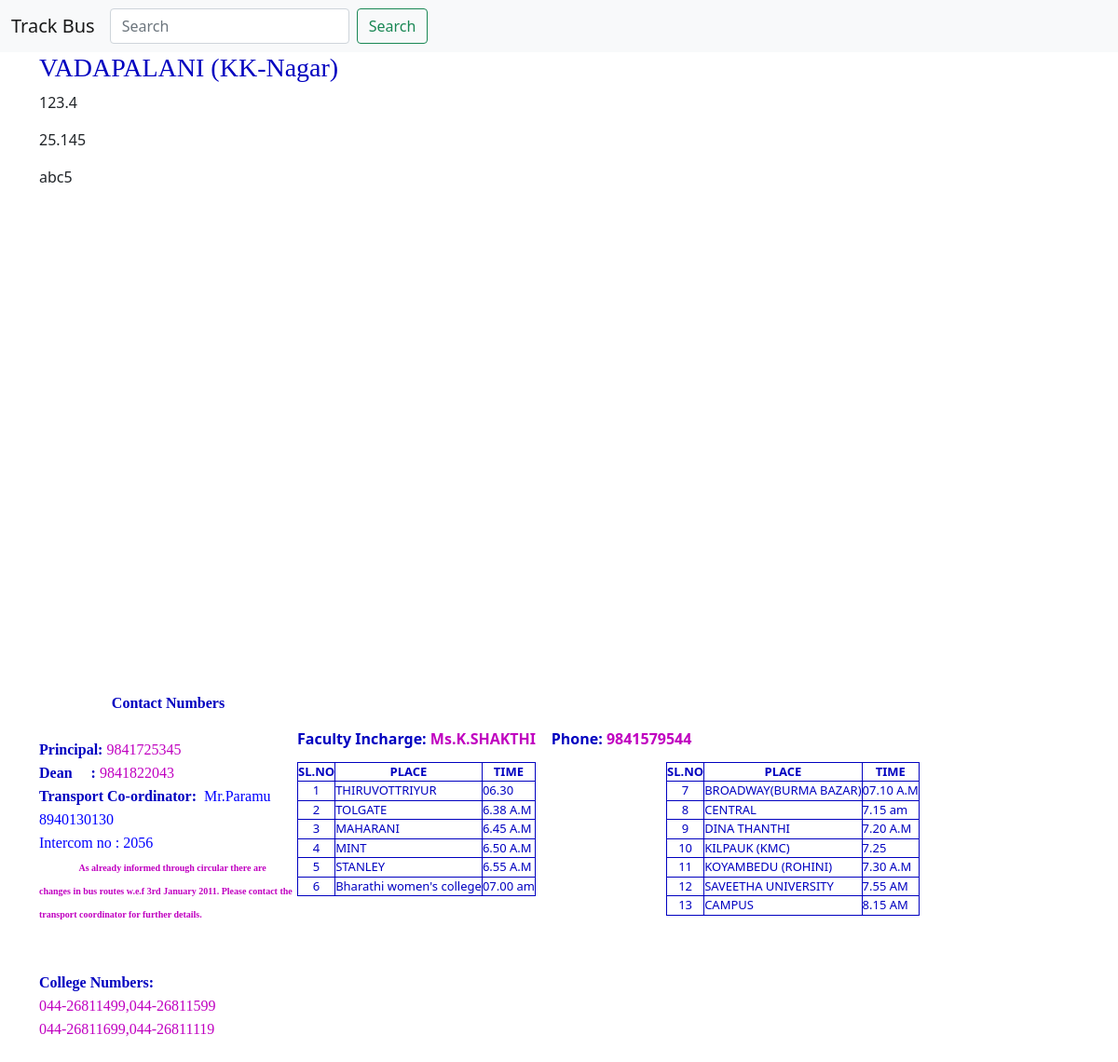
The page /blog/busdetail/KK-Nagar on the database its author committed.
### bus/models.py (models this page shows)
class bus(models.Model):
	title = models.CharField(max_length=100)
	description = models.TextField()
	slug = models.SlugField(unique=True)

class track(models.Model):
	lat = models.FloatField()
	lng = models.FloatField()
	uid = models.SlugField()

### bus/views.py (the view)
# urls.py: path('busdetail/<slug:slug_text>',bus_detail,name='busdetail'),
def bus_detail(request,slug_text):
	obj = bus.objects.get(slug=slug_text)
	context = {
	'obj':obj,
	'track':track.objects.get(id=1)
	}
	return render(request,'postdetail.html',context)

### template/postdetail.html (shortened to what this page needs)
{% extends "base.html" %}
{%  block content %}
<div class="col-sm-offset-3">
	<div class="container">
		<h3 style="color:#0000c0; font-family: Times New Roman;">{{obj.title}}</h3>
		<p>{{track.lat}}</p>
		<p>{{track.lng}}</p>
		<p>{{track.uid}}</p>
		{% include "geo.html" %}
<table border="0" cellpadding="0" cellspacing="0">
            <tbody><tr>
                <td rowspan="3">
                    <div id="m_infopane" class="transpanel" style="border-width:0px;height:445px;width:277px;">
                        <span id="m_about"><p style="TEXT-ALIGN: center; MARGIN: 0in 0in 0pt" class="MsoNormal" align="center">&nbsp;</p>
<p style="TEXT-ALIGN: center; MARGIN: 0in 0in 0pt" class="MsoNormal" align="center"><b><span style="COLOR: #0000c0"><font size="3"><font face="Times New Roman">Contact Numbers</font></font></span></b></p>
<p style="TEXT-ALIGN: center; MARGIN: 0in 0in 0pt" class="MsoNormal" align="center"></p>
<p style="MARGIN: 0in 0in 0pt" class="MsoNormal"><font size="3"><font face="Times New Roman"><b><span style="COLOR: #0000c0">Principal:</span></b> <span style="COLOR: #c000c0">9841725345</span></font></font></p>
<p style="MARGIN: 0in 0in 0pt" class="MsoNormal"><font size="3"><font face="Times New Roman"><b><span style="COLOR: #0000c0">Dean&nbsp;&nbsp;&nbsp;&nbsp;&nbsp;:</span></b>&nbsp;<span style="COLOR: #c000c0">9841822043</span></font></font></p>
<p style="MARGIN: 0in 0in 0pt" class="MsoNormal"><font size="3"><font face="Times New Roman"><b><span style="COLOR: #0000c0">Transport Co-ordinator:</span></b>&nbsp; <font color="#0000ff">Mr.Paramu 8940130130</font></font></font></p>
<p style="MARGIN: 0in 0in 0pt" class="MsoNormal"><font color="#0000ff" size="3" face="Times New Roman">Intercom no : 2056</font></p>
<p style="MARGIN: 0in 0in 0pt" class="MsoNormal"><font size="3"><font face="Times New Roman">&nbsp;&nbsp;&nbsp;&nbsp;&nbsp;&nbsp;&nbsp;&nbsp;&nbsp;<span style="COLOR: #c000c0">&nbsp;<strong><font size="1">&nbsp;As already informed through circular there are changes in bus routes w.e.f 3rd January 2011. Please contact the transport coordinator for further details.</font></strong></span></font></font></p>
<p style="MARGIN: 0in 0in 0pt" class="MsoNormal"><font size="3"><font face="Times New Roman"><span style="COLOR: #c000c0"><strong><font size="1"></font></strong>&nbsp;</span></font></font></p><p style="MARGIN: 0in 0in 0pt" class="MsoNormal"><font size="3"><font face="Times New Roman"><font size="1" face="Times New Roman"><span style="COLOR: #c000c0"><strong> </strong></span></font></font></font>
</p><p style="MARGIN: 0in 0in 0pt" class="MsoNormal"><font face="Times New Roman"></font><strong><font size="2"></font></strong></p>
<p style="MARGIN: 0in 0in 0pt" class="MsoNormal"><font size="3"><font face="Times New Roman"><b><span style="COLOR: #0000c0">College Numbers:</span></b> </font></font></p>
<p style="MARGIN: 0in 0in 0pt" class="MsoNormal"><font size="3"><font face="Times New Roman"><span style="COLOR: #c000c0">044-26811499,</span></font></font><font size="3"><font face="Times New Roman"><span style="COLOR: #c000c0">044-26811599</span></font></font></p>
<p style="MARGIN: 0in 0in 0pt" class="MsoNormal"><font size="3"><font face="Times New Roman"><span style="COLOR: #c000c0">044-26811699,</span></font></font><font size="3"><font face="Times New Roman"><span style="COLOR: #c000c0">044-26811119</span></font></font><font size="3"><font face="Times New Roman"><span style="COLOR: #c000c0">&nbsp;</span></font></font></p></span>
</div>
                </td>
                <td colspan="2" valign="middle">
                    <div id="m_titlepane" class="transpanel" style="border-width:0px;height:50px;width:792px;">
                        <table width="100%" style="height: 50px;">
                            <tbody><tr valign="middle">
                            </tr>
                        </tbody></table>
</div>
                </td>
            </tr>
         <tr>
                <td colspan="2" valign="middle">
                    <div id="m_bottompane" class="transpanel" style="border-width:0px;height:50px;width:792px;">
                        <table width="100%" style="height: 50px;">
                            <tbody><tr valign="middle">
                                <td valign="middle">
                        <span id="Label2" style="color:#0000C0;font-weight:bold;">Faculty Incharge:</span>
                        <span id="m_facultyname" style="color:#C000C0;font-weight:bold;">Ms.K.SHAKTHI  </span>
                        <span id="Label3" style="color:#0000C0;font-weight:bold;">Phone:</span>
                        <span id="m_facultyphone" style="color:#C000C0;font-weight:bold;">9841579544</span></td>
                            </tr>
                        </tbody></table>
</div>
                </td>
            </tr>
            <tr>
                <td style="height: 56px">
                    <div id="m_leftpane" class="transpanel" style="border-color:Transparent;border-width:0px;height:345px;width:396px;white-space:nowrap;">
                        <table id="m_contentsleft" cellspacing="0" cellpadding="1" rules="all" border="1" style="color:#0000C0;border-color:#0000C0;border-width:1px;border-style:Solid;font-size:Small;border-collapse:collapse;">
		<tbody><tr>
			<td align="center" style="border-color:#0000C0;border-width:1px;border-style:solid;font-weight:bold;"><span>SL.NO</span></td><td align="center" style="border-color:#0000C0;border-width:1px;border-style:solid;font-weight:bold;"><span>PLACE</span></td><td align="center" style="border-color:#0000C0;border-width:1px;border-style:solid;font-weight:bold;"><span>TIME</span></td>
		</tr><tr>
			<td align="center" style="border-color:#0000C0;border-width:1px;border-style:solid;"><span>1</span></td><td style="border-color:#0000C0;border-width:1px;border-style:solid;"><span title="THIRUVOTTRIYUR	">THIRUVOTTRIYUR	</span></td><td style="border-color:#0000C0;border-width:1px;border-style:solid;"><span>06.30</span></td>
		</tr><tr>
			<td align="center" style="border-color:#0000C0;border-width:1px;border-style:solid;"><span>2</span></td><td style="border-color:#0000C0;border-width:1px;border-style:solid;"><span title="TOLGATE	">TOLGATE	</span></td><td style="border-color:#0000C0;border-width:1px;border-style:solid;"><span>6.38 A.M</span></td>
		</tr><tr>
			<td align="center" style="border-color:#0000C0;border-width:1px;border-style:solid;"><span>3</span></td><td style="border-color:#0000C0;border-width:1px;border-style:solid;"><span title="MAHARANI	">MAHARANI	</span></td><td style="border-color:#0000C0;border-width:1px;border-style:solid;"><span>6.45 A.M</span></td>
		</tr><tr>
			<td align="center" style="border-color:#0000C0;border-width:1px;border-style:solid;"><span>4</span></td><td style="border-color:#0000C0;border-width:1px;border-style:solid;"><span title="MINT	">MINT	</span></td><td style="border-color:#0000C0;border-width:1px;border-style:solid;"><span>6.50 A.M</span></td>
		</tr><tr>
			<td align="center" style="border-color:#0000C0;border-width:1px;border-style:solid;"><span>5</span></td><td style="border-color:#0000C0;border-width:1px;border-style:solid;"><span title="STANLEY">STANLEY</span></td><td style="border-color:#0000C0;border-width:1px;border-style:solid;"><span>6.55 A.M</span></td>
		</tr><tr>
			<td align="center" style="border-color:#0000C0;border-width:1px;border-style:solid;"><span>6</span></td><td style="border-color:#0000C0;border-width:1px;border-style:solid;"><span title="Bharathi women's college">Bharathi women's college</span></td><td style="border-color:#0000C0;border-width:1px;border-style:solid;"><span>07.00 am</span></td>
		</tr>
	</tbody></table>
</div>
                </td>
                <td style="height: 56px">
                    <div id="m_rightpane" class="transpanel" style="border-color:Transparent;border-width:0px;height:345px;width:396px;">
                        <table id="m_contentsright" cellspacing="0" cellpadding="1" rules="all" border="1" style="color:#0000C0;border-color:#0000C0;border-width:1px;border-style:Solid;font-size:Small;border-collapse:collapse;">
		<tbody><tr>
			<td align="center" style="border-color:#0000C0;border-width:1px;border-style:Solid;font-weight:bold;"><span>SL.NO</span></td><td align="center" style="border-color:#0000C0;border-width:1px;border-style:solid;font-weight:bold;"><span>PLACE</span></td><td align="center" style="border-color:#0000C0;border-width:1px;border-style:solid;font-weight:bold;"><span>TIME</span></td>
		</tr><tr>
			<td align="center" style="border-color:#0000C0;border-width:1px;border-style:solid;"><span>7</span></td><td style="border-color:#0000C0;border-width:1px;border-style:solid;"><span title="BROADWAY(BURMA BAZAR)">BROADWAY(BURMA BAZAR)</span></td><td style="border-color:#0000C0;border-width:1px;border-style:solid;"><span>07.10 A.M</span></td>
		</tr><tr>
			<td align="center" style="border-color:#0000C0;border-width:1px;border-style:solid;"><span>8</span></td><td style="border-color:#0000C0;border-width:1px;border-style:solid;"><span title="CENTRAL">CENTRAL</span></td><td style="border-color:#0000C0;border-width:1px;border-style:solid;"><span>7.15 am</span></td>
		</tr><tr>
			<td align="center" style="border-color:#0000C0;border-width:1px;border-style:solid;"><span>9</span></td><td style="border-color:#0000C0;border-width:1px;border-style:solid;"><span title="DINA THANTHI">DINA THANTHI</span></td><td style="border-color:#0000C0;border-width:1px;border-style:solid;"><span>7.20 A.M</span></td>
		</tr><tr>
			<td align="center" style="border-color:#0000C0;border-width:1px;border-style:solid;"><span>10</span></td><td style="border-color:#0000C0;border-width:1px;border-style:solid;"><span title="KILPAUK (KMC)">KILPAUK (KMC)</span></td><td style="border-color:#0000C0;border-width:1px;border-style:solid;"><span>7.25</span></td>
		</tr><tr>
			<td align="center" style="border-color:#0000C0;border-width:1px;border-style:solid;"><span>11</span></td><td style="border-color:#0000C0;border-width:1px;border-style:solid;"><span title="KOYAMBEDU (ROHINI)">KOYAMBEDU (ROHINI)</span></td><td style="border-color:#0000C0;border-width:1px;border-style:solid;"><span>7.30 A.M</span></td>
		</tr><tr>
			<td align="center" style="border-color:#0000C0;border-width:1px;border-style:solid;"><span>12</span></td><td style="border-color:#0000C0;border-width:1px;border-style:solid;"><span title="SAVEETHA UNIVERSITY">SAVEETHA UNIVERSITY</span></td><td style="border-color:#0000C0;border-width:1px;border-style:solid;"><span>7.55 AM</span></td>
		</tr><tr>
			<td align="center" style="border-color:#0000C0;border-width:1px;border-style:solid;"><span>13</span></td><td style="border-color:#0000C0;border-width:1px;border-style:solid;"><span title="CAMPUS">CAMPUS</span></td><td style="border-color:#0000C0;border-width:1px;border-style:solid;"><span>8.15 AM</span></td>
		</tr>
	</tbody></table>
</div>
                </td>
            </tr>
        </tbody></table>
	</div>
</div>
{% endblock %}

### template/base.html (style rules this page uses)
* { margin:0; padding: 0px; }

### rows shown on the page
bus: title "VADAPALANI (KK-Nagar)"
track: lat "123.4", lng "25.145", uid "abc5"
